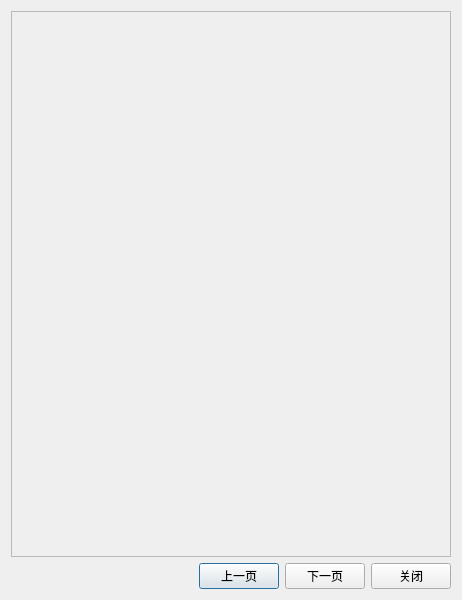
<?xml version="1.0" encoding="UTF-8"?>
<ui version="4.0">
 <class>ShowImagesDialog</class>
 <widget class="QDialog" name="ShowImagesDialog">
  <property name="geometry">
   <rect>
    <x>0</x>
    <y>0</y>
    <width>462</width>
    <height>600</height>
   </rect>
  </property>
  <property name="windowTitle">
   <string>图片浏览器</string>
  </property>
  <layout class="QVBoxLayout" name="verticalLayout">
   <item>
    <widget class="QFrame" name="frame">
     <property name="sizePolicy">
      <sizepolicy hsizetype="Preferred" vsizetype="Expanding">
       <horstretch>0</horstretch>
       <verstretch>0</verstretch>
      </sizepolicy>
     </property>
     <property name="frameShape">
      <enum>QFrame::StyledPanel</enum>
     </property>
     <property name="frameShadow">
      <enum>QFrame::Raised</enum>
     </property>
    </widget>
   </item>
   <item>
    <layout class="QHBoxLayout" name="horizontalLayout">
     <item>
      <spacer name="horizontalSpacer">
       <property name="orientation">
        <enum>Qt::Horizontal</enum>
       </property>
       <property name="sizeHint" stdset="0">
        <size>
         <width>40</width>
         <height>20</height>
        </size>
       </property>
      </spacer>
     </item>
     <item>
      <widget class="QPushButton" name="btnPrev">
       <property name="text">
        <string>上一页</string>
       </property>
      </widget>
     </item>
     <item>
      <widget class="QPushButton" name="btnNext">
       <property name="text">
        <string>下一页</string>
       </property>
      </widget>
     </item>
     <item>
      <widget class="QPushButton" name="btnClose">
       <property name="text">
        <string>关闭</string>
       </property>
      </widget>
     </item>
    </layout>
   </item>
  </layout>
 </widget>
 <resources/>
 <connections/>
</ui>
